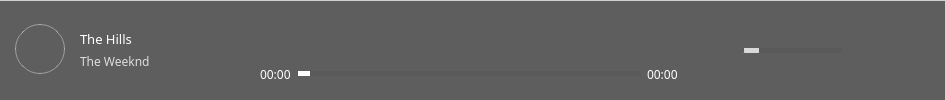
     <widget class="QFrame" name="PlayerPane">
      <property name="minimumSize">
       <size>
        <width>0</width>
        <height>86</height>
       </size>
      </property>
      <property name="maximumSize">
       <size>
        <width>16777215</width>
        <height>130</height>
       </size>
      </property>
      <property name="styleSheet">
       <string notr="true">background-color:rgba(0,0,0,100);
border-top:1px solid rgba(255,255,255,180);
border-top-left-radius:0px;
border-top-right-radius:0px;
</string>
      </property>
      <property name="frameShape">
       <enum>QFrame::StyledPanel</enum>
      </property>
      <property name="frameShadow">
       <enum>QFrame::Raised</enum>
      </property>
      <layout class="QGridLayout" name="gridLayout_4">
       <property name="leftMargin">
        <number>0</number>
       </property>
       <property name="topMargin">
        <number>0</number>
       </property>
       <property name="rightMargin">
        <number>0</number>
       </property>
       <property name="bottomMargin">
        <number>0</number>
       </property>
       <property name="spacing">
        <number>0</number>
       </property>
       <item row="0" column="0">
        <widget class="QFrame" name="player_frame">
         <property name="maximumSize">
          <size>
           <width>16777215</width>
           <height>95</height>
          </size>
         </property>
         <property name="styleSheet">
          <string notr="true">background-color:rgba(0,0,0,0);
color:white;
border:none;
border-radius:8px;
border-top-left-radius:0px;
border-top-right-radius:0px;</string>
         </property>
         <property name="frameShape">
          <enum>QFrame::StyledPanel</enum>
         </property>
         <property name="frameShadow">
          <enum>QFrame::Raised</enum>
         </property>
         <layout class="QHBoxLayout" name="horizontalLayout_6">
          <property name="spacing">
           <number>5</number>
          </property>
          <property name="leftMargin">
           <number>6</number>
          </property>
          <property name="topMargin">
           <number>9</number>
          </property>
          <property name="rightMargin">
           <number>5</number>
          </property>
          <property name="bottomMargin">
           <number>9</number>
          </property>
          <item>
           <widget class="QFrame" name="MediaInfo">
            <property name="minimumSize">
             <size>
              <width>200</width>
              <height>72</height>
             </size>
            </property>
            <property name="maximumSize">
             <size>
              <width>200</width>
              <height>16777215</height>
             </size>
            </property>
            <property name="frameShape">
             <enum>QFrame::StyledPanel</enum>
            </property>
            <property name="frameShadow">
             <enum>QFrame::Raised</enum>
            </property>
            <layout class="QGridLayout" name="gridLayout_18">
             <property name="rightMargin">
              <number>9</number>
             </property>
             <property name="bottomMargin">
              <number>11</number>
             </property>
             <item row="0" column="0">
              <widget class="QLabel" name="cover_art">
               <property name="minimumSize">
                <size>
                 <width>0</width>
                 <height>40</height>
                </size>
               </property>
               <property name="maximumSize">
                <size>
                 <width>50</width>
                 <height>50</height>
                </size>
               </property>
               <property name="styleSheet">
                <string notr="true">border:1px solid rgba(255,255,255,100); border-radius:25px;</string>
               </property>
               <property name="text">
                <string/>
               </property>
              </widget>
             </item>
             <item row="0" column="1">
              <widget class="QFrame" name="MediaInfo_frame">
               <property name="frameShape">
                <enum>QFrame::StyledPanel</enum>
               </property>
               <property name="frameShadow">
                <enum>QFrame::Raised</enum>
               </property>
               <layout class="QVBoxLayout" name="verticalLayout_3">
                <item>
                 <widget class="QLabel" name="title">
                  <property name="font">
                   <font>
                    <family>Inter 18pt</family>
                    <pointsize>10</pointsize>
                   </font>
                  </property>
                  <property name="text">
                   <string>The Hills </string>
                  </property>
                  <property name="buddy">
                   <cstring></cstring>
                  </property>
                 </widget>
                </item>
                <item>
                 <widget class="QLabel" name="artist">
                  <property name="font">
                   <font>
                    <family>Inter 18pt</family>
                    <pointsize>9</pointsize>
                   </font>
                  </property>
                  <property name="styleSheet">
                   <string notr="true">color:rgba(255,255,255,200);</string>
                  </property>
                  <property name="text">
                   <string>The Weeknd</string>
                  </property>
                 </widget>
                </item>
               </layout>
              </widget>
             </item>
            </layout>
           </widget>
          </item>
          <item>
           <spacer name="horizontalSpacer_7">
            <property name="orientation">
             <enum>Qt::Horizontal</enum>
            </property>
            <property name="sizeHint" stdset="0">
             <size>
              <width>40</width>
              <height>20</height>
             </size>
            </property>
           </spacer>
          </item>
          <item>
           <widget class="QFrame" name="MediaControls">
            <property name="styleSheet">
             <string notr="true">border-top-left-radius:0px;
border-top-right-radius:0px;</string>
            </property>
            <property name="frameShape">
             <enum>QFrame::StyledPanel</enum>
            </property>
            <property name="frameShadow">
             <enum>QFrame::Raised</enum>
            </property>
            <layout class="QVBoxLayout" name="verticalLayout_5">
             <property name="spacing">
              <number>0</number>
             </property>
             <property name="leftMargin">
              <number>0</number>
             </property>
             <property name="topMargin">
              <number>0</number>
             </property>
             <property name="rightMargin">
              <number>0</number>
             </property>
             <property name="bottomMargin">
              <number>0</number>
             </property>
             <item>
              <widget class="QFrame" name="controls_frame">
               <property name="minimumSize">
                <size>
                 <width>0</width>
                 <height>48</height>
                </size>
               </property>
               <property name="frameShape">
                <enum>QFrame::StyledPanel</enum>
               </property>
               <property name="frameShadow">
                <enum>QFrame::Raised</enum>
               </property>
               <layout class="QGridLayout" name="gridLayout_19">
                <property name="leftMargin">
                 <number>0</number>
                </property>
                <property name="topMargin">
                 <number>2</number>
                </property>
                <property name="rightMargin">
                 <number>0</number>
                </property>
                <property name="bottomMargin">
                 <number>2</number>
                </property>
                <property name="spacing">
                 <number>6</number>
                </property>
                <item row="0" column="0">
                 <spacer name="horizontalSpacer_8">
                  <property name="orientation">
                   <enum>Qt::Horizontal</enum>
                  </property>
                  <property name="sizeHint" stdset="0">
                   <size>
                    <width>111</width>
                    <height>20</height>
                   </size>
                  </property>
                 </spacer>
                </item>
                <item row="0" column="1">
                 <widget class="QPushButton" name="shuffleBtn">
                  <property name="minimumSize">
                   <size>
                    <width>34</width>
                    <height>34</height>
                   </size>
                  </property>
                  <property name="maximumSize">
                   <size>
                    <width>34</width>
                    <height>34</height>
                   </size>
                  </property>
                  <property name="styleSheet">
                   <string notr="true">QPushButton {
background-color:rgba(0,0,0,0); 
color:white;
border-radius:17px;
padding:0px;
}

QPushButton:hover {
background-color:rgba(255, 255, 255,30); 
color:white;
border-radius:17px;
padding:0px;
}

QPushButton:pressed {
background-color:rgba(255, 255, 255,50); 
color:white;
border-radius:17px;
padding:0px;
}</string>
                  </property>
                  <property name="text">
                   <string/>
                  </property>
                  <property name="icon">
                   <iconset>
                    <normaloff>../../Downloads/icons8-shuffle-60.png</normaloff>../../Downloads/icons8-shuffle-60.png</iconset>
                  </property>
                  <property name="iconSize">
                   <size>
                    <width>22</width>
                    <height>22</height>
                   </size>
                  </property>
                 </widget>
                </item>
                <item row="0" column="2">
                 <widget class="QPushButton" name="prevBtn">
                  <property name="minimumSize">
                   <size>
                    <width>38</width>
                    <height>38</height>
                   </size>
                  </property>
                  <property name="maximumSize">
                   <size>
                    <width>38</width>
                    <height>38</height>
                   </size>
                  </property>
                  <property name="styleSheet">
                   <string notr="true">QPushButton {
background-color:rgba(0,0,0,0); 
color:white;
border-radius:19px;
padding:0px;
}

QPushButton:hover {
background-color:rgba(255, 255, 255,30); 
color:white;
border-radius:19px;
padding:0px;
}

QPushButton:pressed {
background-color:rgba(255, 255, 255,50); 
color:white;
border-radius:19px;
padding:0px;
}</string>
                  </property>
                  <property name="text">
                   <string/>
                  </property>
                  <property name="icon">
                   <iconset>
                    <normaloff>../../Downloads/icons8-skip-to-start-60.png</normaloff>../../Downloads/icons8-skip-to-start-60.png</iconset>
                  </property>
                  <property name="iconSize">
                   <size>
                    <width>24</width>
                    <height>24</height>
                   </size>
                  </property>
                 </widget>
                </item>
                <item row="0" column="3">
                 <widget class="QPushButton" name="playBtn">
                  <property name="minimumSize">
                   <size>
                    <width>40</width>
                    <height>38</height>
                   </size>
                  </property>
                  <property name="maximumSize">
                   <size>
                    <width>40</width>
                    <height>38</height>
                   </size>
                  </property>
                  <property name="styleSheet">
                   <string notr="true">QPushButton {
background-color:rgba(0,0,0,0); 
color:white;
border-radius:19px;
padding:0px;
}

QPushButton:hover {
background-color:rgba(255, 255, 255,30); 
color:white;
border-radius:19px;
padding:0px;
}

QPushButton:pressed {
background-color:rgba(255, 255, 255,50); 
color:white;
border-radius:19px;
padding:0px;
}</string>
                  </property>
                  <property name="text">
                   <string/>
                  </property>
                  <property name="icon">
                   <iconset>
                    <normaloff>../../Downloads/icons8-pause-button-60.png</normaloff>../../Downloads/icons8-pause-button-60.png</iconset>
                  </property>
                  <property name="iconSize">
                   <size>
                    <width>42</width>
                    <height>42</height>
                   </size>
                  </property>
                 </widget>
                </item>
                <item row="0" column="4">
                 <widget class="QPushButton" name="nextBtn">
                  <property name="minimumSize">
                   <size>
                    <width>38</width>
                    <height>38</height>
                   </size>
                  </property>
                  <property name="maximumSize">
                   <size>
                    <width>38</width>
                    <height>38</height>
                   </size>
                  </property>
                  <property name="styleSheet">
                   <string notr="true">QPushButton {
background-color:rgba(0,0,0,0); 
color:white;
border-radius:19px;
padding:0px;
}

QPushButton:hover {
background-color:rgba(255, 255, 255,30); 
color:white;
border-radius:19px;
padding:0px;
}

QPushButton:pressed {
background-color:rgba(255, 255, 255,50); 
color:white;
border-radius:19px;
padding:0px;
}</string>
                  </property>
                  <property name="text">
                   <string/>
                  </property>
                  <property name="icon">
                   <iconset>
                    <normaloff>../../Downloads/icons8-end-60.png</normaloff>../../Downloads/icons8-end-60.png</iconset>
                  </property>
                  <property name="iconSize">
                   <size>
                    <width>24</width>
                    <height>24</height>
                   </size>
                  </property>
                 </widget>
                </item>
                <item row="0" column="5">
                 <widget class="QPushButton" name="repeatBtn">
                  <property name="minimumSize">
                   <size>
                    <width>34</width>
                    <height>34</height>
                   </size>
                  </property>
                  <property name="maximumSize">
                   <size>
                    <width>34</width>
                    <height>34</height>
                   </size>
                  </property>
                  <property name="styleSheet">
                   <string notr="true">QPushButton {
background-color:rgba(0,0,0,0); 
color:white;
border-radius:17px;
padding:0px;
}

QPushButton:hover {
background-color:rgba(255, 255, 255,30); 
color:white;
border-radius:17px;
padding:0px;
}

QPushButton:pressed {
background-color:rgba(255, 255, 255,50); 
color:white;
border-radius:17px;
padding:0px;
}</string>
                  </property>
                  <property name="text">
                   <string/>
                  </property>
                  <property name="icon">
                   <iconset>
                    <normaloff>../../Downloads/icons8-repeat-60.png</normaloff>../../Downloads/icons8-repeat-60.png</iconset>
                  </property>
                  <property name="iconSize">
                   <size>
                    <width>20</width>
                    <height>20</height>
                   </size>
                  </property>
                 </widget>
                </item>
                <item row="0" column="6">
                 <spacer name="horizontalSpacer_9">
                  <property name="orientation">
                   <enum>Qt::Horizontal</enum>
                  </property>
                  <property name="sizeHint" stdset="0">
                   <size>
                    <width>117</width>
                    <height>20</height>
                   </size>
                  </property>
                 </spacer>
                </item>
               </layout>
              </widget>
             </item>
             <item>
              <widget class="QFrame" name="MediaTimeFrame">
               <property name="maximumSize">
                <size>
                 <width>16777215</width>
                 <height>30</height>
                </size>
               </property>
               <property name="styleSheet">
                <string notr="true">border-top-left-radius:0px;
border-top-right-radius:0px;</string>
               </property>
               <property name="frameShape">
                <enum>QFrame::StyledPanel</enum>
               </property>
               <property name="frameShadow">
                <enum>QFrame::Raised</enum>
               </property>
               <layout class="QHBoxLayout" name="horizontalLayout_7">
                <item>
                 <widget class="QLabel" name="current_time">
                  <property name="font">
                   <font>
                    <family>Inter 18pt</family>
                   </font>
                  </property>
                  <property name="styleSheet">
                   <string notr="true">background-color:rgba(0,0,0,0); color:white;</string>
                  </property>
                  <property name="text">
                   <string>00:00</string>
                  </property>
                 </widget>
                </item>
                <item>
                 <widget class="QSlider" name="progress">
                  <property name="maximumSize">
                   <size>
                    <width>16777215</width>
                    <height>5</height>
                   </size>
                  </property>
                  <property name="styleSheet">
                   <string notr="true">QSlider::groove:horizontal {
    border: 1px solid #999999;
    height: 8px;
    background: #5a5a5a;
    margin: 2px 0;
    border-radius: 4px;
}

QSlider::handle:horizontal {
    background: #FFFFFF;
    width: 12px;
    height: 12px;
    margin: -5px 0;
    border-radius: 6px;
}
QSlider::handle:horizontal:hover{
    background: rgb(235, 235, 235);
    width: 12px;
    height: 12px;
    margin: -5px 0;
    border-radius: 6px;
}


QSlider::sub-page:horizontal {
    background: #FFFFFF;
    border: 1px solid #5a5a5a;
    height: 8px;
    border-radius: 4px;
}

QSlider::add-page:horizontal {
    background: #5a5a5a;
    border: 1px solid #5a5a5a;
    height: 8px;
    border-radius: 4px;
}
</string>
                  </property>
                  <property name="orientation">
                   <enum>Qt::Horizontal</enum>
                  </property>
                 </widget>
                </item>
                <item>
                 <widget class="QLabel" name="end_time">
                  <property name="font">
                   <font>
                    <family>Inter 18pt</family>
                   </font>
                  </property>
                  <property name="styleSheet">
                   <string notr="true">background-color:rgba(0,0,0,0); color:white;</string>
                  </property>
                  <property name="text">
                   <string>00:00</string>
                  </property>
                 </widget>
                </item>
               </layout>
              </widget>
             </item>
            </layout>
           </widget>
          </item>
          <item>
           <spacer name="horizontalSpacer_10">
            <property name="orientation">
             <enum>Qt::Horizontal</enum>
            </property>
            <property name="sizeHint" stdset="0">
             <size>
              <width>40</width>
              <height>20</height>
             </size>
            </property>
           </spacer>
          </item>
          <item>
           <widget class="QFrame" name="SideControls">
            <property name="frameShape">
             <enum>QFrame::StyledPanel</enum>
            </property>
            <property name="frameShadow">
             <enum>QFrame::Raised</enum>
            </property>
            <layout class="QHBoxLayout" name="horizontalLayout_8">
             <item>
              <widget class="QFrame" name="VolumeSliderFrame">
               <property name="minimumSize">
                <size>
                 <width>102</width>
                 <height>0</height>
                </size>
               </property>
               <property name="maximumSize">
                <size>
                 <width>102</width>
                 <height>16777215</height>
                </size>
               </property>
               <property name="frameShape">
                <enum>QFrame::StyledPanel</enum>
               </property>
               <property name="frameShadow">
                <enum>QFrame::Raised</enum>
               </property>
               <layout class="QGridLayout" name="gridLayout_20">
                <property name="leftMargin">
                 <number>0</number>
                </property>
                <property name="topMargin">
                 <number>0</number>
                </property>
                <property name="rightMargin">
                 <number>0</number>
                </property>
                <property name="bottomMargin">
                 <number>0</number>
                </property>
                <property name="spacing">
                 <number>0</number>
                </property>
                <item row="0" column="1">
                 <widget class="QSlider" name="volumeSlider">
                  <property name="maximumSize">
                   <size>
                    <width>100</width>
                    <height>5</height>
                   </size>
                  </property>
                  <property name="styleSheet">
                   <string notr="true">QSlider::groove:horizontal {
    border: 1px solid #999999;
    height: 8px;
    background: #5a5a5a;
    margin: 2px 0;
    border-radius: 4px;
}

QSlider::handle:horizontal {
    background: #d9d9d9;
    border: 1px solid #5a5a5a;
    width: 15px;
    height: 15px;
    margin: -5px 0;
    border-radius: 7px;
}

QSlider::sub-page:horizontal {
    background: #d9d9d9;
    border: 1px solid #5a5a5a;
    height: 8px;
    border-radius: 4px;
}

QSlider::add-page:horizontal {
    background: #5a5a5a;
    border: 1px solid #5a5a5a;
    height: 8px;
    border-radius: 4px;
}
</string>
                  </property>
                  <property name="orientation">
                   <enum>Qt::Horizontal</enum>
                  </property>
                 </widget>
                </item>
               </layout>
              </widget>
             </item>
             <item>
              <widget class="QFrame" name="VolumeBtnFrame">
               <property name="frameShape">
                <enum>QFrame::StyledPanel</enum>
               </property>
               <property name="frameShadow">
                <enum>QFrame::Raised</enum>
               </property>
               <layout class="QGridLayout" name="gridLayout_21">
                <property name="leftMargin">
                 <number>0</number>
                </property>
                <property name="topMargin">
                 <number>0</number>
                </property>
                <property name="rightMargin">
                 <number>0</number>
                </property>
                <property name="bottomMargin">
                 <number>0</number>
                </property>
                <property name="spacing">
                 <number>0</number>
                </property>
                <item row="0" column="0">
                 <widget class="QPushButton" name="volumeBtn">
                  <property name="minimumSize">
                   <size>
                    <width>38</width>
                    <height>38</height>
                   </size>
                  </property>
                  <property name="maximumSize">
                   <size>
                    <width>38</width>
                    <height>38</height>
                   </size>
                  </property>
                  <property name="styleSheet">
                   <string notr="true">QPushButton {
background-color:rgba(0,0,0,0); 
color:white;
border-radius:19px;
padding:0px;
}

QPushButton:hover {
background-color:rgba(255, 255, 255,30); 
color:white;
border-radius:19px;
padding:0px;
}

QPushButton:pressed {
background-color:rgba(255, 255, 255,50); 
color:white;
border-radius:19px;
padding:0px;
}</string>
                  </property>
                  <property name="text">
                   <string/>
                  </property>
                  <property name="icon">
                   <iconset>
                    <normaloff>../../Downloads/icons8-audio-60.png</normaloff>../../Downloads/icons8-audio-60.png</iconset>
                  </property>
                  <property name="iconSize">
                   <size>
                    <width>20</width>
                    <height>20</height>
                   </size>
                  </property>
                 </widget>
                </item>
               </layout>
              </widget>
             </item>
             <item>
              <widget class="QFrame" name="LikeFrame">
               <property name="frameShape">
                <enum>QFrame::StyledPanel</enum>
               </property>
               <property name="frameShadow">
                <enum>QFrame::Raised</enum>
               </property>
               <layout class="QGridLayout" name="gridLayout_22">
                <property name="leftMargin">
                 <number>0</number>
                </property>
                <property name="topMargin">
                 <number>0</number>
                </property>
                <property name="rightMargin">
                 <number>0</number>
                </property>
                <property name="bottomMargin">
                 <number>0</number>
                </property>
                <property name="spacing">
                 <number>0</number>
                </property>
                <item row="0" column="0">
                 <widget class="QPushButton" name="likeBtn">
                  <property name="minimumSize">
                   <size>
                    <width>38</width>
                    <height>38</height>
                   </size>
                  </property>
                  <property name="maximumSize">
                   <size>
                    <width>38</width>
                    <height>38</height>
                   </size>
                  </property>
                  <property name="styleSheet">
                   <string notr="true">QPushButton {
background-color:rgba(0,0,0,0); 
color:white;
border-radius:19px;
padding:0px;
}

QPushButton:hover {
background-color:rgba(255, 255, 255,30); 
color:white;
border-radius:19px;
padding:0px;
}

QPushButton:pressed {
background-color:rgba(255, 255, 255,50); 
color:white;
border-radius:19px;
padding:0px;
}</string>
                  </property>
                  <property name="text">
                   <string/>
                  </property>
                  <property name="icon">
                   <iconset>
                    <normaloff>../../Downloads/icons8-heart-100.png</normaloff>../../Downloads/icons8-heart-100.png</iconset>
                  </property>
                  <property name="iconSize">
                   <size>
                    <width>20</width>
                    <height>20</height>
                   </size>
                  </property>
                 </widget>
                </item>
               </layout>
              </widget>
             </item>
            </layout>
           </widget>
          </item>
         </layout>
        </widget>
       </item>
      </layout>
     </widget>
